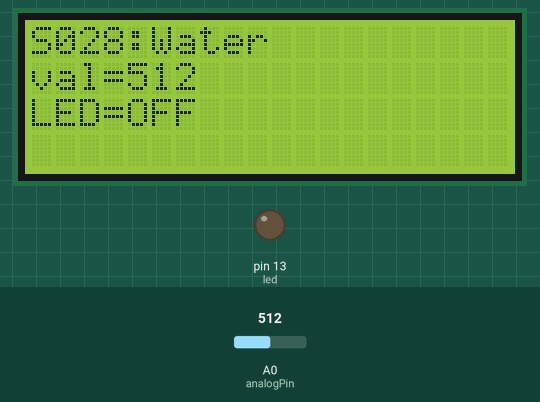
The sketch below on a simulated Arduino Uno, built with avr-gcc and run on an emulated ATmega328P. On the bench: 20×4 character LCD, output pins drawn as LEDs (lit = HIGH). Inputs (shaded band) come from the test bench; at power-on: A0 (analogPin) = 512.

Above: at 2.2 s.
2.3 s: A0 (analogPin) set to 639
At 3.4 s:
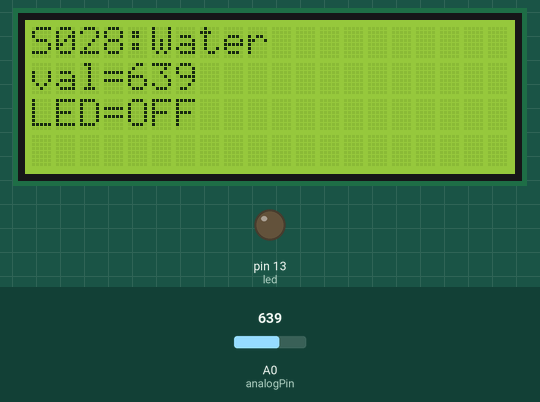
4.2 s: A0 (analogPin) set to 665
At 5.0 s:
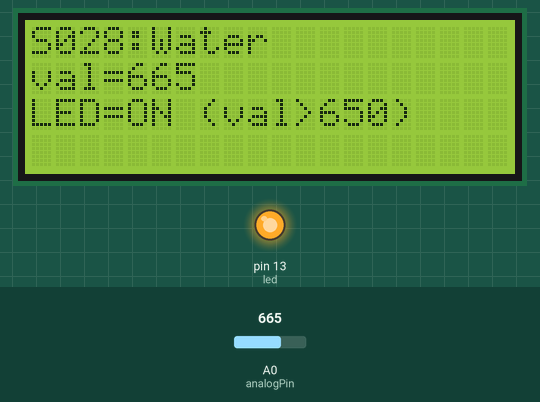
5.8 s: A0 (analogPin) set to 640
At 6.5 s:
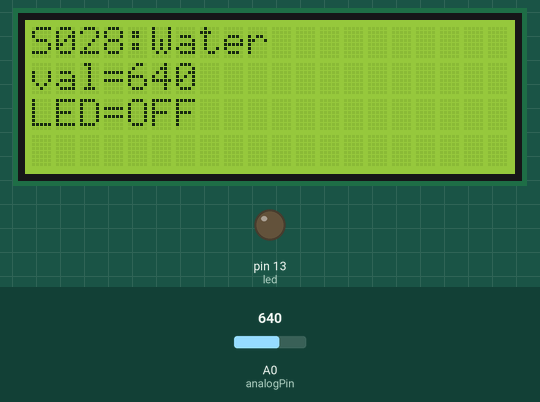
Timing chart, 0 to 8.8 s (numbered marks = the images above; inputs shaded):
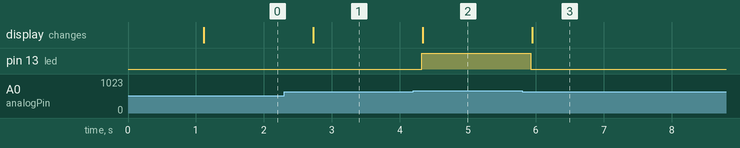

The sketch:

basic_test.ino
```cpp
/* Water Level Sensor [S028] : http://rdiot.tistory.com/60 [RDIoT DEMO] */

#include <Wire.h>
#include <LiquidCrystal_I2C.h>

LiquidCrystal_I2C lcd(0x27,20,4);  // LCD2004
int analogPin = 0;    // water sensor
int led = 13;
int val = 0;

void setup()
{
  lcd.init();  // initialize the lcd
  lcd.backlight();
  lcd.print("start LCD2004");

  pinMode(led, OUTPUT);
  delay(1000);

  lcd.clear();
}

void loop()
{

  lcd.setCursor(0,0);
  lcd.print("S028:Water");

  val = analogRead(analogPin);

  lcd.setCursor(0,1);
  lcd.print("val=" + (String)val + "  ");

  if (val > 650)
  {
      digitalWrite(led, HIGH);   // LED ON
      lcd.setCursor(0,2);
      lcd.print("LED=ON (val>650)");

  }
  else
  {
      digitalWrite(led, LOW);    // LED OFF
      lcd.setCursor(0,2);
      lcd.print("LED=OFF            ");

  }
  delay (500);

}
```

Measured:
- the behaviour switches between 650 and 651 on A0 (analogPin) (found by bisection; images 1 and 2)
- after the input at 2.3 s, the display: changes after 0.43 s (image 1)
- after the input at 4.2 s, pin 13 (led): LOW → HIGH after 0.12 s; the display: changes after 0.14 s (image 2)
- after the input at 5.8 s, pin 13 (led): HIGH → LOW after 0.13 s; the display: changes after 0.15 s (image 3)
